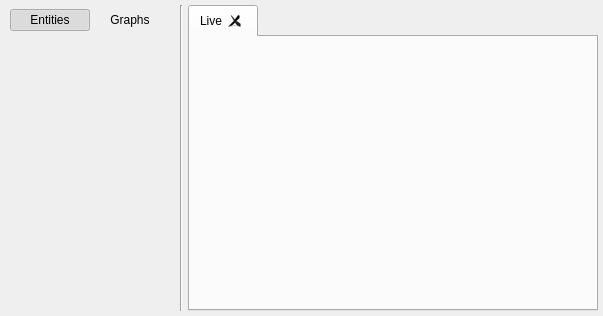
<?xml version="1.0" encoding="UTF-8"?>
<ui version="4.0">
 <class>LoggingWindow</class>
 <widget class="QDockWidget" name="LoggingWindow">
  <property name="geometry">
   <rect>
    <x>0</x>
    <y>0</y>
    <width>603</width>
    <height>316</height>
   </rect>
  </property>
  <property name="sizePolicy">
   <sizepolicy hsizetype="Expanding" vsizetype="Expanding">
    <horstretch>1</horstretch>
    <verstretch>0</verstretch>
   </sizepolicy>
  </property>
  <property name="acceptDrops">
   <bool>true</bool>
  </property>
  <property name="windowTitle">
   <string>Debugger</string>
  </property>
  <widget class="QWidget" name="center">
   <property name="sizePolicy">
    <sizepolicy hsizetype="Expanding" vsizetype="Expanding">
     <horstretch>1</horstretch>
     <verstretch>1</verstretch>
    </sizepolicy>
   </property>
   <layout class="QVBoxLayout" name="verticalLayout">
    <property name="spacing">
     <number>0</number>
    </property>
    <property name="leftMargin">
     <number>0</number>
    </property>
    <property name="topMargin">
     <number>0</number>
    </property>
    <property name="rightMargin">
     <number>0</number>
    </property>
    <property name="bottomMargin">
     <number>0</number>
    </property>
    <item>
     <widget class="QScrollArea" name="scrollArea">
      <property name="frameShape">
       <enum>QFrame::NoFrame</enum>
      </property>
      <property name="lineWidth">
       <number>0</number>
      </property>
      <property name="widgetResizable">
       <bool>true</bool>
      </property>
      <widget class="QWidget" name="scrollAreaWidgetContents">
       <property name="geometry">
        <rect>
         <x>0</x>
         <y>0</y>
         <width>603</width>
         <height>294</height>
        </rect>
       </property>
       <layout class="QHBoxLayout" name="horizontalLayout">
        <property name="spacing">
         <number>5</number>
        </property>
        <property name="leftMargin">
         <number>5</number>
        </property>
        <property name="topMargin">
         <number>5</number>
        </property>
        <property name="rightMargin">
         <number>5</number>
        </property>
        <property name="bottomMargin">
         <number>5</number>
        </property>
        <item>
         <widget class="QFrame" name="frame">
          <property name="sizePolicy">
           <sizepolicy hsizetype="Preferred" vsizetype="Preferred">
            <horstretch>1</horstretch>
            <verstretch>0</verstretch>
           </sizepolicy>
          </property>
          <property name="frameShape">
           <enum>QFrame::NoFrame</enum>
          </property>
          <property name="frameShadow">
           <enum>QFrame::Raised</enum>
          </property>
          <layout class="QVBoxLayout" name="verticalLayout_5">
           <property name="spacing">
            <number>5</number>
           </property>
           <property name="leftMargin">
            <number>0</number>
           </property>
           <property name="topMargin">
            <number>0</number>
           </property>
           <property name="rightMargin">
            <number>0</number>
           </property>
           <property name="bottomMargin">
            <number>0</number>
           </property>
           <item>
            <widget class="QFrame" name="frame_2">
             <property name="sizePolicy">
              <sizepolicy hsizetype="Preferred" vsizetype="Fixed">
               <horstretch>0</horstretch>
               <verstretch>0</verstretch>
              </sizepolicy>
             </property>
             <property name="minimumSize">
              <size>
               <width>0</width>
               <height>30</height>
              </size>
             </property>
             <property name="frameShape">
              <enum>QFrame::NoFrame</enum>
             </property>
             <property name="frameShadow">
              <enum>QFrame::Raised</enum>
             </property>
             <layout class="QHBoxLayout" name="horizontalLayout_2">
              <property name="spacing">
               <number>0</number>
              </property>
              <property name="leftMargin">
               <number>5</number>
              </property>
              <property name="topMargin">
               <number>0</number>
              </property>
              <property name="rightMargin">
               <number>5</number>
              </property>
              <property name="bottomMargin">
               <number>0</number>
              </property>
              <item>
               <spacer name="horizontalSpacer">
                <property name="orientation">
                 <enum>Qt::Horizontal</enum>
                </property>
                <property name="sizeHint" stdset="0">
                 <size>
                  <width>40</width>
                  <height>20</height>
                 </size>
                </property>
               </spacer>
              </item>
              <item>
               <widget class="QPushButton" name="entitiesPivotButton">
                <property name="text">
                 <string>Entities</string>
                </property>
                <property name="checkable">
                 <bool>true</bool>
                </property>
                <property name="checked">
                 <bool>true</bool>
                </property>
                <property name="flat">
                 <bool>true</bool>
                </property>
               </widget>
              </item>
              <item>
               <widget class="QPushButton" name="graphsPivotButton">
                <property name="text">
                 <string>Graphs</string>
                </property>
                <property name="checkable">
                 <bool>true</bool>
                </property>
                <property name="flat">
                 <bool>true</bool>
                </property>
               </widget>
              </item>
              <item>
               <spacer name="horizontalSpacer_2">
                <property name="orientation">
                 <enum>Qt::Horizontal</enum>
                </property>
                <property name="sizeHint" stdset="0">
                 <size>
                  <width>40</width>
                  <height>20</height>
                 </size>
                </property>
               </spacer>
              </item>
             </layout>
            </widget>
           </item>
           <item>
            <widget class="QStackedWidget" name="stackedWidget">
             <property name="currentIndex">
              <number>1</number>
             </property>
             <widget class="QWidget" name="entitiesPage">
              <layout class="QVBoxLayout" name="verticalLayout_6">
               <property name="spacing">
                <number>0</number>
               </property>
               <property name="leftMargin">
                <number>0</number>
               </property>
               <property name="topMargin">
                <number>0</number>
               </property>
               <property name="rightMargin">
                <number>0</number>
               </property>
               <property name="bottomMargin">
                <number>0</number>
               </property>
               <item>
                <widget class="ScriptCanvasEditor::EntityPivotTreeWidget" name="entityPivotWidget" native="true"/>
               </item>
              </layout>
             </widget>
             <widget class="QWidget" name="graphsPage">
              <layout class="QVBoxLayout" name="verticalLayout_7">
               <property name="spacing">
                <number>0</number>
               </property>
               <property name="leftMargin">
                <number>0</number>
               </property>
               <property name="topMargin">
                <number>0</number>
               </property>
               <property name="rightMargin">
                <number>0</number>
               </property>
               <property name="bottomMargin">
                <number>0</number>
               </property>
               <item>
                <widget class="ScriptCanvasEditor::GraphPivotTreeWidget" name="graphPivotWidget" native="true"/>
               </item>
              </layout>
             </widget>
            </widget>
           </item>
          </layout>
         </widget>
        </item>
        <item>
         <widget class="Line" name="line_2">
          <property name="orientation">
           <enum>Qt::Vertical</enum>
          </property>
         </widget>
        </item>
        <item>
         <widget class="QFrame" name="frame_3">
          <property name="sizePolicy">
           <sizepolicy hsizetype="Expanding" vsizetype="Expanding">
            <horstretch>4</horstretch>
            <verstretch>1</verstretch>
           </sizepolicy>
          </property>
          <property name="frameShape">
           <enum>QFrame::NoFrame</enum>
          </property>
          <property name="frameShadow">
           <enum>QFrame::Raised</enum>
          </property>
          <layout class="QVBoxLayout" name="verticalLayout_2">
           <property name="spacing">
            <number>5</number>
           </property>
           <property name="leftMargin">
            <number>0</number>
           </property>
           <property name="topMargin">
            <number>0</number>
           </property>
           <property name="rightMargin">
            <number>0</number>
           </property>
           <property name="bottomMargin">
            <number>0</number>
           </property>
           <item>
            <widget class="QTabWidget" name="tabWidget">
             <property name="tabShape">
              <enum>QTabWidget::Rounded</enum>
             </property>
             <property name="currentIndex">
              <number>0</number>
             </property>
             <property name="tabsClosable">
              <bool>true</bool>
             </property>
             <property name="movable">
              <bool>false</bool>
             </property>
             <widget class="ScriptCanvasEditor::LiveLoggingWindowSession" name="emptyCapture">
              <attribute name="title">
               <string>Live</string>
              </attribute>
             </widget>
            </widget>
           </item>
          </layout>
         </widget>
        </item>
       </layout>
      </widget>
     </widget>
    </item>
   </layout>
  </widget>
 </widget>
 <customwidgets>
  <customwidget>
   <class>ScriptCanvasEditor::EntityPivotTreeWidget</class>
   <extends>QWidget</extends>
   <header location="global">Editor/View/Widgets/LoggingPanel/PivotTree/EntityPivotTree/EntityPivotTree.h</header>
   <container>1</container>
  </customwidget>
  <customwidget>
   <class>ScriptCanvasEditor::LiveLoggingWindowSession</class>
   <extends>QWidget</extends>
   <header location="global">Editor/View/Widgets/LoggingPanel/LiveWindowSession/LiveLoggingWindowSession.h</header>
   <container>1</container>
  </customwidget>
  <customwidget>
   <class>ScriptCanvasEditor::GraphPivotTreeWidget</class>
   <extends>QWidget</extends>
   <header location="global">Editor/View/Widgets/LoggingPanel/PivotTree/GraphPivotTree/GraphPivotTree.h</header>
   <container>1</container>
  </customwidget>
 </customwidgets>
 <resources/>
 <connections/>
</ui>
